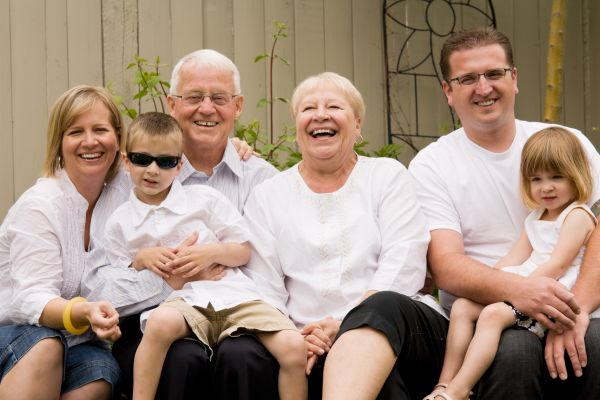
#> input picture 2.jpg, 600 x 400 px
$ python face_detection.py
#> lines starting #> are read from the running program, lines starting #| are printed output that depends on the picture; after the words box and inside, x2 and y2 are one past the last pixel; in counts of white or black regions, pixels touching at a corner belong together
import cv2

image = cv2.imread('2.jpg')
#> image is the input picture: shape (400, 600, 3); mean B, G, R 126.3, 142.2, 163.7

classifier = cv2.CascadeClassifier('haarcascade_frontalface_default.xml')

grayscale_image = cv2.cvtColor(image, cv2.COLOR_BGR2GRAY)
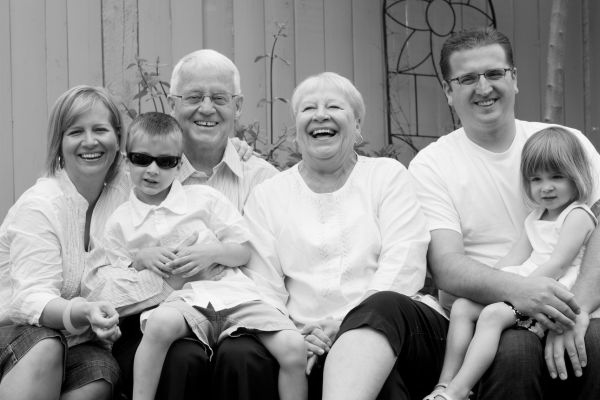
#> grayscale_image: shape (400, 600); min 0, max 254, mean 146.8

faces = classifier.detectMultiScale(grayscale_image, scaleFactor=1.04, minNeighbors=5)
#> faces = [[56, 106, 65, 65], [518, 156, 57, 57], [117, 135, 70, 70], [442, 45, 81, 81], [173, 71, 68, 68], [282, 74, 80, 80]]
print(faces)
#| [[ 56 106  65  65]
#|  [518 156  57  57]
#|  [117 135  70  70]
#|  [442  45  81  81]
#|  [173  71  68  68]
#|  [282  74  80  80]]

for (x, y, w, h) in faces:
    cv2.rectangle(image, (x, y), (x + w, y + h), (0, 0, 255), 2)
#> this loop made 6 passes
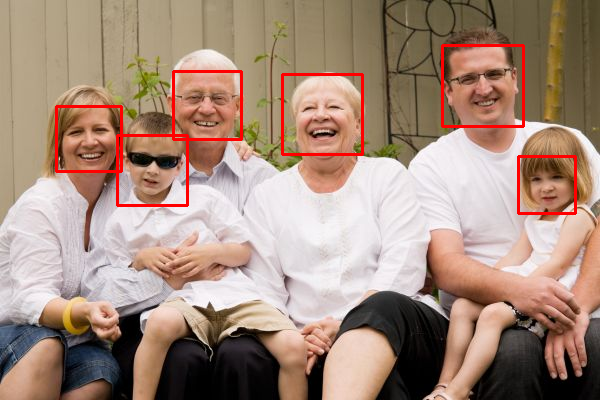
#> image: shape (400, 600, 3); 2.08% of pixels changed, all inside (x1, y1, x2, y2) = (55, 44, 577, 215)

cv2.imshow('Image', image)

cv2.waitKey(0)

$ run again, with 1.jpg copied over 2.jpg
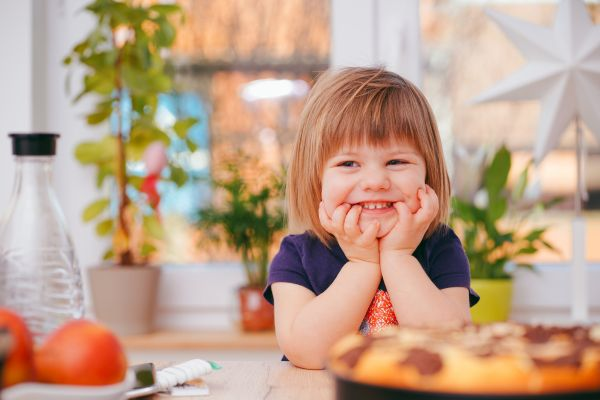
#> input picture 1.jpg, 600 x 400 px
#> image is the input picture: shape (400, 600, 3); mean B, G, R 138.5, 161.1, 191.5
#> `grayscale_image = cv2.cvtColor(image, cv2.COLOR_BGR2GRAY)`:
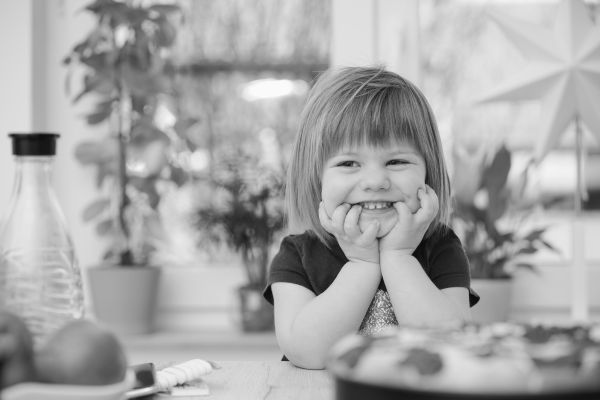
#> grayscale_image: shape (400, 600); min 3, max 253, mean 167.6
#> faces = [[311, 114, 125, 125]]
#| [[311 114 125 125]]
#> the loop `for (x, y, w, h) in faces:` made 1 pass
#> after the loop `for (x, y, w, h) in faces:`:
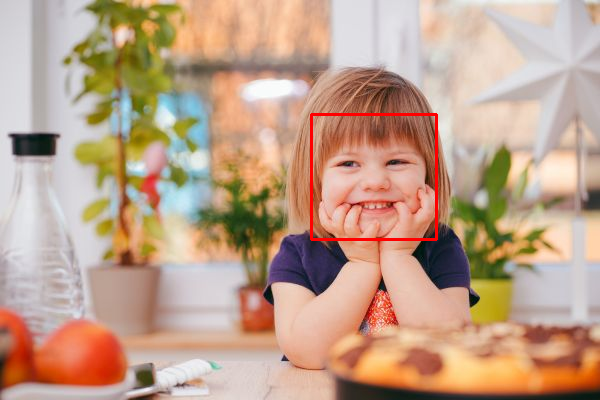
#> image: shape (400, 600, 3); 0.62% of pixels changed, all inside (x1, y1, x2, y2) = (310, 113, 438, 241)
